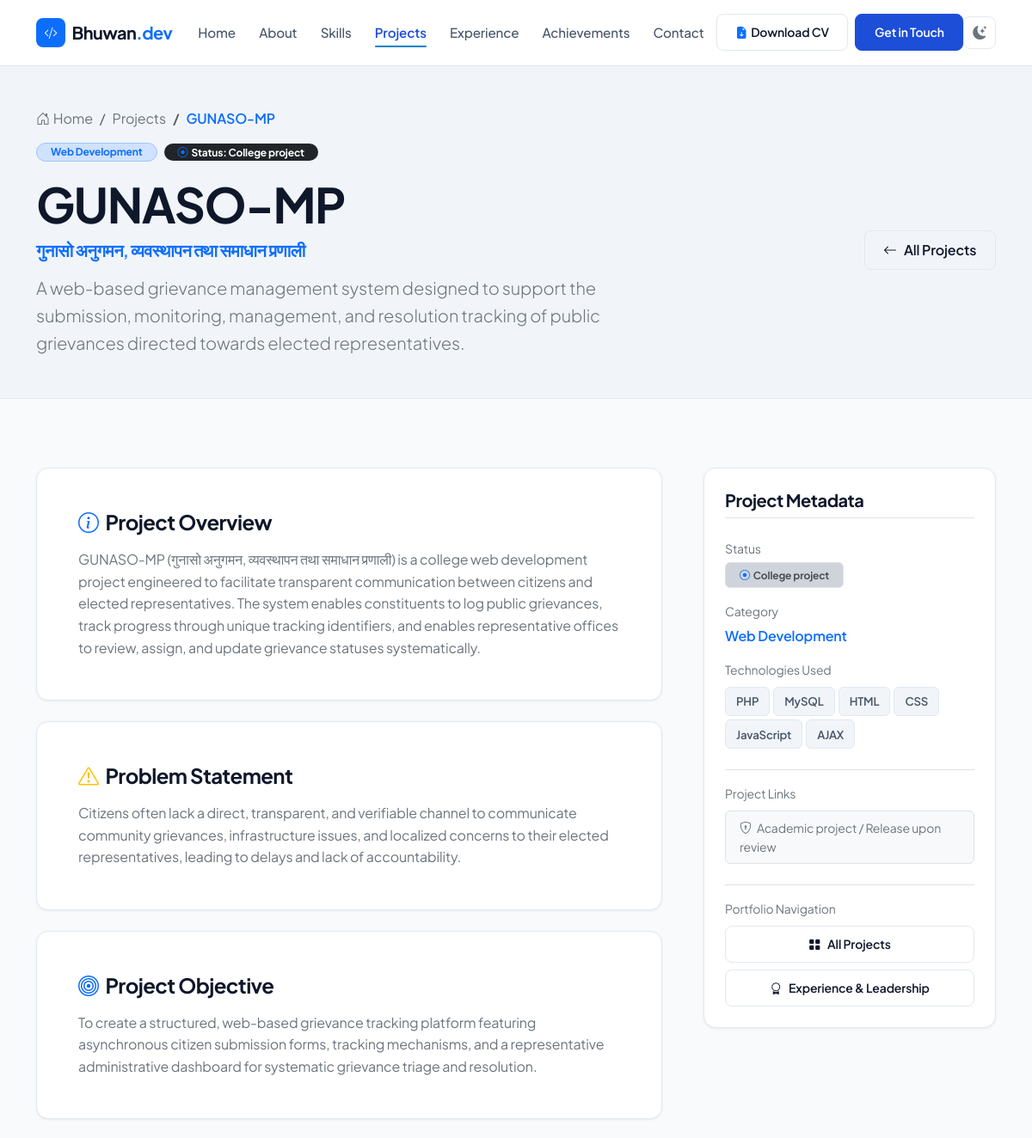
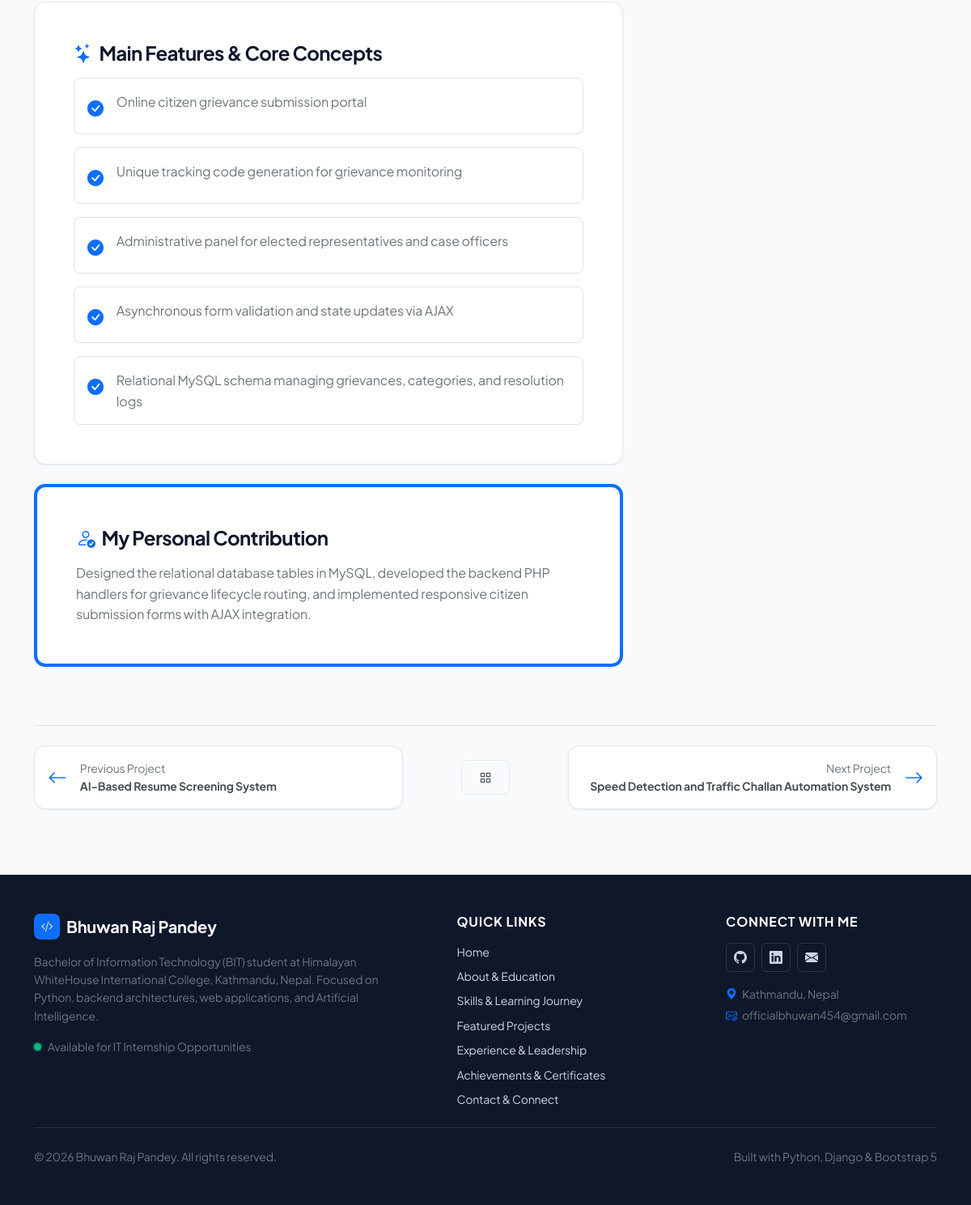
The page /projects/gunaso-mp-grievance-management-system/ on the database its author committed (2 pictures, top to bottom).
### core/models.py (models this page shows, shortened)
class Project(models.Model):
    CATEGORY_CHOICES = [
        ('python-ai', 'Python / AI'),
        ('web-development', 'Web Development'),
        ('iot', 'IoT'),
        ('programming-fundamentals', 'Programming Fundamentals'),
    ]
    title = models.CharField(max_length=200)
    slug = models.SlugField(max_length=200, unique=True, help_text="Unique URL identifier")
    subtitle = models.CharField(max_length=250, blank=True, help_text="Nepali full title or secondary subtitle")
    category = models.CharField(max_length=50, choices=CATEGORY_CHOICES)
    status = models.CharField(max_length=100, default='Academic project', help_text="e.g. Prototype, College project, Academic project")
    short_description = models.TextField(help_text="Concise description for cards and previews")
    overview = models.TextField(help_text="Detailed project overview for the individual detail page")
    problem_statement = models.TextField(blank=True, help_text="The core problem the project addresses")
    objective = models.TextField(blank=True, help_text="The primary objectives of the project")
    technologies = models.CharField(max_length=300, help_text="Comma-separated technologies list (e.g. Python, Django, NLP)")
    features_or_concepts = models.TextField(blank=True, help_text="Main features, concepts, or modules separated by newlines")
    my_contribution = models.TextField(blank=True, help_text="Specific personal engineering contribution")
    github_url = models.URLField(blank=True, null=True, help_text="GitHub repository URL if publicly available")
    live_url = models.URLField(blank=True, null=True, help_text="Live demo or hosted application URL")
    image = models.ImageField(upload_to='projects/', blank=True, null=True, help_text="Main project cover image or architectural diagram")
    featured = models.BooleanField(default=False, help_text="Highlight on the homepage")
    is_published = models.BooleanField(default=True, help_text="Publish project on public portfolio")
    order = models.PositiveIntegerField(default=0, help_text="Ordering index")
    created_at = models.DateTimeField(auto_now_add=True, null=True, help_text="Creation timestamp")
    updated_at = models.DateTimeField(auto_now=True, help_text="Last updated timestamp")
    class Meta:
        ordering = ['order', 'id']
        verbose_name = 'Project'
        verbose_name_plural = 'Projects'
    def get_absolute_url(self):
        return reverse('core:project_detail', kwargs={'slug': self.slug})
    def get_technologies_list(self):
        if not self.technologies:
            return []
        return [t.strip() for t in self.technologies.split(',') if t.strip()]
    def get_features_list(self):
        if not self.features_or_concepts:
            return []
        return [f.strip() for f in self.features_or_concepts.split('\n') if f.strip()]

### core/views.py (the view)
# urls.py: path('projects/<slug:slug>/', views.project_detail, name='project_detail'),
def project_detail(request, slug):
    project = get_object_or_404(Project, slug=slug, is_published=True)
    previous_project = Project.objects.filter(is_published=True, order__lt=project.order).order_by('-order').first()
    next_project = Project.objects.filter(is_published=True, order__gt=project.order).order_by('order').first()
    related_projects = Project.objects.filter(is_published=True).exclude(id=project.id).filter(category=project.category)[:2]
    if not related_projects.exists():
        related_projects = Project.objects.filter(is_published=True).exclude(id=project.id)[:2]
    screenshots = project.screenshots.all().order_by('order', 'id')
    context = {
        'page_title': f"{project.title} | Projects | Bhuwan Raj Pandey",
        'project': project,
        'previous_project': previous_project,
        'next_project': next_project,
        'related_projects': related_projects,
        'screenshots': screenshots,
    }
    return render(request, 'core/project_detail.html', context)

### core/templates/core/project_detail.html (shortened to what this page needs)
{% extends 'core/base.html' %}
{% load static %}
{% block content %}
<section class="py-5 border-bottom" style="background-color: var(--bg-surface-elevated); border-color: var(--border-subtle) !important;">
    <div class="container">
        <nav aria-label="breadcrumb" class="mb-3">
            <ol class="breadcrumb small mb-0">
                <li class="breadcrumb-item"><a href="{% url 'core:home' %}" class="text-secondary text-decoration-none"><i class="bi bi-house-door me-1"></i>Home</a></li>
                <li class="breadcrumb-item"><a href="{% url 'core:projects' %}" class="text-secondary text-decoration-none">Projects</a></li>
                <li class="breadcrumb-item active text-primary fw-semibold" aria-current="page">{{ project.title }}</li>
            </ol>
        </nav>
        <div class="row align-items-center justify-content-between g-4">
            <div class="col-lg-8">
                <div class="d-flex flex-wrap align-items-center gap-2 mb-3">
                    <span class="badge bg-primary-subtle text-primary border border-primary-subtle px-3 py-1 rounded-pill small">
                        {{ project.get_category_display }}
                    </span>
                    <span class="badge bg-dark text-white px-3 py-1 rounded-pill small">
                        <i class="bi bi-record-circle text-primary me-1"></i>Status: {{ project.status }}
                    </span>
                </div>
                <h1 class="display-4 fw-bold mb-2">{{ project.title }}</h1>
                {% if project.subtitle %}
                <h4 class="h5 text-primary fw-semibold mb-3">{{ project.subtitle }}</h4>
                {% endif %}
                <p class="lead text-secondary mb-0">
                    {{ project.short_description }}
                </p>
            </div>
            <div class="col-lg-4 text-lg-end">
                <div class="d-flex flex-wrap justify-content-lg-end gap-2">
                    <a href="{% url 'core:projects' %}" class="btn btn-outline-custom d-inline-flex align-items-center gap-2">
                        <i class="bi bi-arrow-left"></i>
                        <span>All Projects</span>
                    </a>
                </div>
            </div>
        </div>
    </div>
</section>
<section class="section-py">
    <div class="container">
        <div class="row g-5">
            <div class="col-lg-8">
                <div class="custom-card p-4 p-md-5 mb-4">
                    <h3 class="h4 fw-bold mb-3 d-flex align-items-center gap-2">
                        <i class="bi bi-info-circle text-primary"></i>
                        <span>Project Overview</span>
                    </h3>
                    <p class="text-secondary leading-relaxed mb-0">
                        {{ project.overview }}
                    </p>
                </div>
                {% if project.problem_statement %}
                <div class="custom-card p-4 p-md-5 mb-4">
                    <h3 class="h4 fw-bold mb-3 d-flex align-items-center gap-2">
                        <i class="bi bi-exclamation-triangle text-warning"></i>
                        <span>Problem Statement</span>
                    </h3>
                    <p class="text-secondary leading-relaxed mb-0">
                        {{ project.problem_statement }}
                    </p>
                </div>
                {% endif %}
                {% if project.objective %}
                <div class="custom-card p-4 p-md-5 mb-4">
                    <h3 class="h4 fw-bold mb-3 d-flex align-items-center gap-2">
                        <i class="bi bi-bullseye text-primary"></i>
                        <span>Project Objective</span>
                    </h3>
                    <p class="text-secondary leading-relaxed mb-0">
                        {{ project.objective }}
                    </p>
                </div>
                {% endif %}
                {% with features=project.get_features_list %}
                {% if features %}
                <div class="custom-card p-4 p-md-5 mb-4">
                    <h3 class="h4 fw-bold mb-3 d-flex align-items-center gap-2">
                        <i class="bi bi-stars text-primary"></i>
                        <span>Main Features &amp; Core Concepts</span>
                    </h3>
                    <div class="d-flex flex-column gap-3">
                        {% for feature in features %}
                        <div class="d-flex align-items-start gap-3 p-3 rounded-3 bg-surface-elevated border border-subtle">
                            <i class="bi bi-check-circle-fill text-primary fs-5 mt-1 flex-shrink-0"></i>
                            <span class="text-secondary">{{ feature }}</span>
                        </div>
                        {% endfor %}
                    </div>
                </div>
                {% endif %}
                {% endwith %}
                {% if project.my_contribution %}
                <div class="custom-card p-4 p-md-5 mb-4 border-start border-primary border-4">
                    <h3 class="h4 fw-bold mb-3 d-flex align-items-center gap-2">
                        <i class="bi bi-person-check text-primary"></i>
                        <span>My Personal Contribution</span>
                    </h3>
                    <p class="text-secondary leading-relaxed mb-0">
                        {{ project.my_contribution }}
                    </p>
                </div>
                {% endif %}
            </div>
            <div class="col-lg-4">
                <div class="custom-card p-4 sticky-top" style="top: 6rem;">
                    <h5 class="fw-bold mb-4 pb-2 border-bottom border-subtle">Project Metadata</h5>
                    <div class="mb-3">
                        <span class="text-secondary small d-block mb-1">Status</span>
                        <span class="badge bg-dark-subtle text-dark-emphasis border px-3 py-2">
                            <i class="bi bi-record-circle text-primary me-1"></i>{{ project.status }}
                        </span>
                    </div>
                    <div class="mb-3">
                        <span class="text-secondary small d-block mb-1">Category</span>
                        <span class="fw-semibold text-primary">{{ project.get_category_display }}</span>
                    </div>
                    <div class="mb-4">
                        <span class="text-secondary small d-block mb-2">Technologies Used</span>
                        <div class="d-flex flex-wrap gap-1">
                            {% for tech in project.get_technologies_list %}
                            <span class="tech-badge small">{{ tech }}</span>
                            {% endfor %}
                        </div>
                    </div>
                    <div class="mb-4 pt-3 border-top border-subtle">
                        <span class="text-secondary small d-block mb-2">Project Links</span>
                        {% if project.github_url %}
                        <a href="{{ project.github_url }}" target="_blank" rel="noopener noreferrer" class="btn btn-outline-custom btn-sm w-100 d-inline-flex align-items-center justify-content-center gap-2">
                            <i class="bi bi-github"></i>
                            <span>View on GitHub</span>
                        </a>
                        {% else %}
                        <div class="p-2 px-3 rounded-2 bg-body-tertiary border border-subtle small text-secondary">
                            <i class="bi bi-shield-lock me-1"></i> Academic project / Release upon review
                        </div>
                        {% endif %}
                    </div>
                    <div class="pt-3 border-top border-subtle">
                        <span class="text-secondary small d-block mb-2">Portfolio Navigation</span>
                        <a href="{% url 'core:projects' %}" class="btn btn-outline-custom btn-sm w-100 mb-2 d-inline-flex align-items-center justify-content-center gap-2">
                            <i class="bi bi-grid-fill"></i>
                            <span>All Projects</span>
                        </a>
                        <a href="{% url 'core:experience' %}" class="btn btn-outline-custom btn-sm w-100 d-inline-flex align-items-center justify-content-center gap-2">
                            <i class="bi bi-award"></i>
                            <span>Experience &amp; Leadership</span>
                        </a>
                    </div>
                </div>
            </div>
        </div>
        <div class="mt-5 pt-4 border-top border-subtle">
            <div class="row align-items-center justify-content-between g-3">
                <div class="col-md-5">
                    {% if previous_project %}
                    <a href="{{ previous_project.get_absolute_url }}" class="custom-card p-3 d-flex align-items-center gap-3 text-decoration-none text-dark-emphasis">
                        <i class="bi bi-arrow-left fs-4 text-primary"></i>
                        <div class="text-truncate">
                            <span class="text-secondary small d-block">Previous Project</span>
                            <span class="fw-bold small text-truncate d-block">{{ previous_project.title }}</span>
                        </div>
                    </a>
                    {% endif %}
                </div>
                <div class="col-md-2 text-center">
                    <a href="{% url 'core:projects' %}" class="btn btn-outline-custom btn-sm" title="Back to all projects">
                        <i class="bi bi-grid"></i>
                    </a>
                </div>
                <div class="col-md-5 text-md-end">
                    {% if next_project %}
                    <a href="{{ next_project.get_absolute_url }}" class="custom-card p-3 d-flex align-items-center justify-content-end gap-3 text-decoration-none text-dark-emphasis">
                        <div class="text-truncate text-md-end">
                            <span class="text-secondary small d-block">Next Project</span>
                            <span class="fw-bold small text-truncate d-block">{{ next_project.title }}</span>
                        </div>
                        <i class="bi bi-arrow-right fs-4 text-primary"></i>
                    </a>
                    {% endif %}
                </div>
            </div>
        </div>
    </div>
</section>
{% endblock %}

### rows shown on the page
Project: title "GUNASO-MP", category "Web Development", status "College project", subtitle "गुनासो अनुगमन, व्यवस्थापन तथा समाधान प्रणाली", short_description "A web-based grievance management system designed to support the submission, monitoring, management, and resolution tracking of public grievances directed towards elected representatives.", overview "GUNASO-MP (गुनासो अनुगमन, व्यवस्थापन तथा समाधान प्रणाली) is a college web development project engineered to facilitate transparent communication between citizens and elected representatives. The system enables constituents to log public grievances, track progress through unique tracking identifiers, and enables representative offices to review, assign, and update grievance statuses systematically.", problem_statement "Citizens often lack a direct, transparent, and verifiable channel to communicate community grievances, infrastructure issues, and localized concerns to their elected representatives, leading to delays and lack of accountability.", objective "To create a structured, web-based grievance tracking platform featuring asynchronous citizen submission forms, tracking mechanisms, and a representative administrative dashboard for systematic grievance triage and resolution.", my_contribution "Designed the relational database tables in MySQL, developed the backend PHP handlers for grievance lifecycle routing, and implemented responsive citizen submission forms with AJAX integration."
Project: title "AI-Based Resume Screening System"
Project: title "Speed Detection and Traffic Challan Automation System"

### other values the page prints
{{ feature }} "Online citizen grievance submission portal" "Unique tracking code generation for grievance monitoring" "Administrative panel for elected representatives and case officers" "Asynchronous form validation and state updates via AJAX" "Relational MySQL schema managing grievances, categories, and resolution logs"
{{ tech }} "PHP" "MySQL" "HTML" "CSS" "JavaScript" "AJAX"
